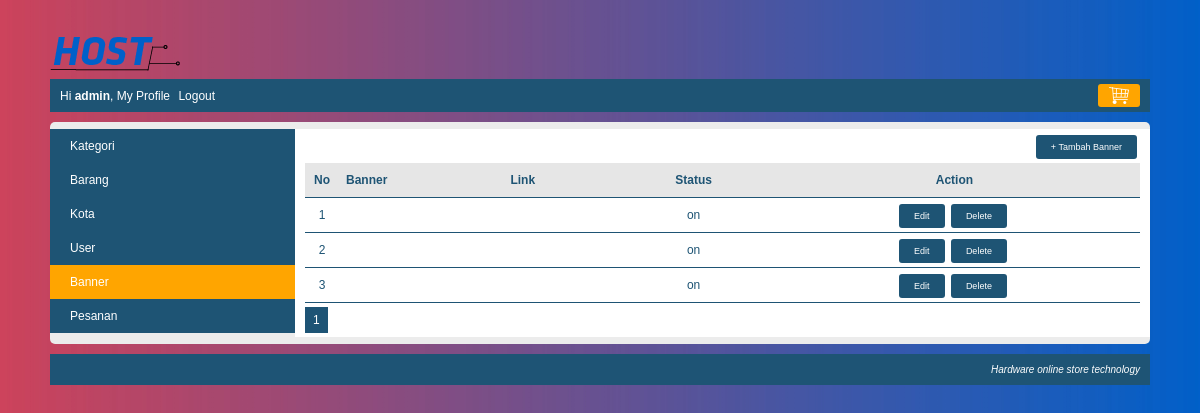
The app's page /index.php?page=my_profile&module=banner&action=list (signed in) with its own data.
### tables this page shows
CREATE TABLE `banner` (
  `banner_id` int(10) NOT NULL,
  `banner` varchar(100) NOT NULL,
  `gambar` varchar(150) NOT NULL,
  `link` varchar(500) NOT NULL,
  `status` enum('on','off') NOT NULL
);

### module/banner/list.php (the view, shortened to what this page needs)
<div id="frame-tambah">
	<a class="tombol-action" href="<?php echo BASE_URL."index.php?page=my_profile&module=banner&action=form"; ?>">+ Tambah Banner</a>
</div>
<?php
    $pagination = isset($_GET["pagination"]) ? $_GET["pagination"] : 1;
	$data_per_halaman = 5;
	$mulai_dari = ($pagination-1) * $data_per_halaman;
    $no=1 +$mulai_dari;
    $queryBanner = mysqli_query($koneksi, "SELECT * FROM banner ORDER BY banner_id DESC LIMIT $mulai_dari, $data_per_halaman");
    if(mysqli_num_rows($queryBanner) == 0)
    {
        echo "<h3>Saat ini belum ada banner di dalam database</h3>";
    }
    else
    {
        echo "<table class='table-list'>";
            echo "<tr class='baris-title'>
                    <th class='kolom-nomor'>No</th>
                    <th class='kiri'>Banner</th>
                    <th class='kiri'>Link</th>
                    <th class='tengah'>Status</th>
                    <th class='tengah'>Action</th>
                 </tr>";
            while($rowBanner=mysqli_fetch_array($queryBanner))
            {
                echo "<tr>
                        <td class='kolom-nomor'>$no</td>
                        <td>$rowBanner[banner]</td>
                        <td><a target='blank' href='".BASE_URL."$rowBanner[link]'>$rowBanner[link]</a></td>
                        <td class='tengah'>$rowBanner[status]</td>
                        <td class='tengah'>
                        <a class='tombol-action' href='".BASE_URL."index.php?page=my_profile&module=banner&action=form&banner_id=$rowBanner[banner_id]"."'>Edit</a>
                        <a class='tombol-action' href='".BASE_URL."module/banner/action.php?button=Delete&banner_id=$rowBanner[banner_id]'>Delete</a>
                        </td>
                     </tr>";
                $no++;
            }
        echo "</table>";
    }
?>

### css/Style.css (style rules this page uses)
body { font-family: arial; font-size: 12px; color: #1e5474; background-image: url(../images/BG.jpg); height: 100%; background-repeat: no-repeat; background-size: cover; margin: 0px; }
.table-list { width: 100%; border-collapse: collapse; }
.table-list tr { border-bottom: 1px solid #1e5474; }
.table-list tr.baris-title { background: #E6E6E6; }
.table-list tr th, .table-list tr td { padding: 10px 7px; }
.kolom-nomor { width: 20px; text-align: center; }
.tengah { text-align: center; }
.kiri { text-align: left; }
#frame-tambah { margin-bottom: 10px; text-align: right; }
.tombol-action { background: #1e5474; color: white; padding: 7px 15px; border-radius: 3px; cursor: pointer; text-decoration: none; margin-right: 3px; font-size: 9px; }

### records on screen
banner: status "on"
banner: status "on"
banner: status "on"

### other values on screen
$nama "admin"
